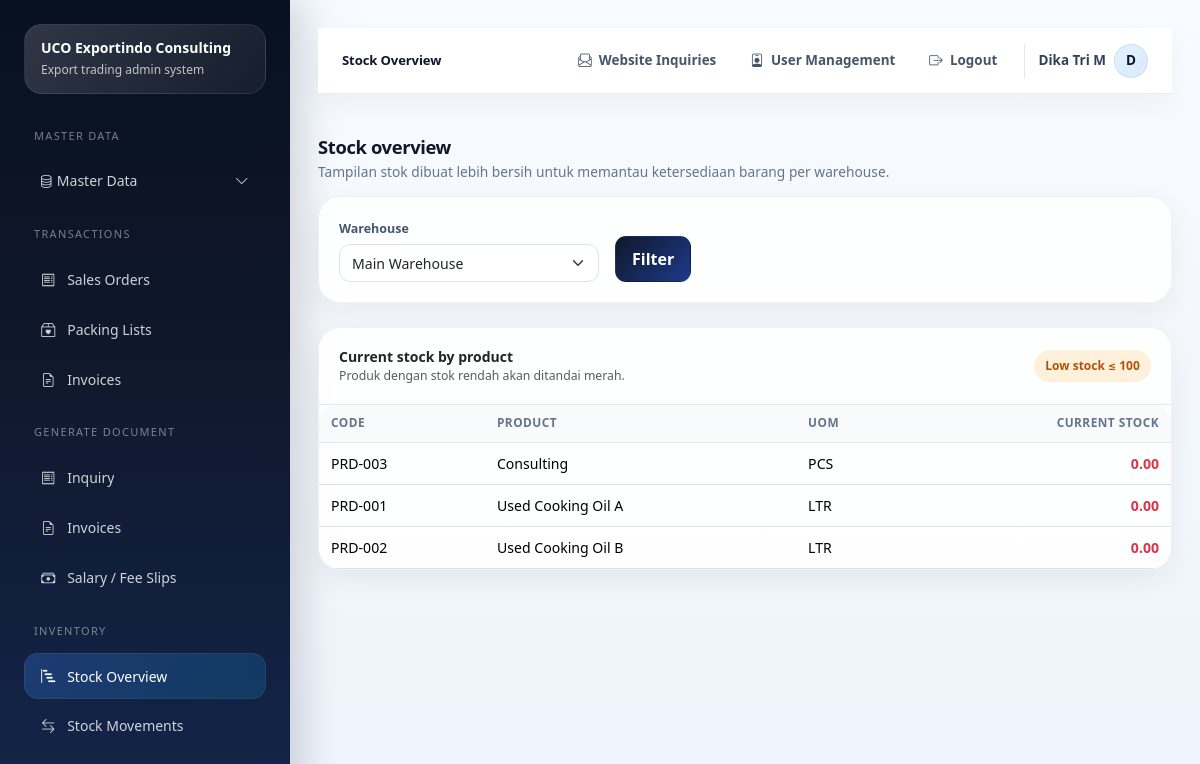
Page /index.php/inventory/stock (signed in) on the committed database.
### tables this page shows
CREATE TABLE IF NOT EXISTS `products` (
  `id` int NOT NULL AUTO_INCREMENT,
  `code` varchar(50) NOT NULL,
  `product_name` varchar(150) NOT NULL,
  `description` text,
  `image` varchar(255) DEFAULT NULL,
  `uom_id` int DEFAULT NULL,
  `sales_price` decimal(18,2) NOT NULL DEFAULT '0.00',
  `nw_unit` decimal(18,4) NOT NULL DEFAULT '0.0000',
  `gw_unit` decimal(18,4) NOT NULL DEFAULT '0.0000',
  `cbm_unit` decimal(18,4) NOT NULL DEFAULT '0.0000',
  `package_unit` decimal(18,4) NOT NULL DEFAULT '0.0000',
  `is_active` tinyint(1) NOT NULL DEFAULT '1',
  `created_at` timestamp NULL DEFAULT CURRENT_TIMESTAMP,
  PRIMARY KEY (`id`),
  KEY `fk_products_uom` (`uom_id`),
  CONSTRAINT `fk_products_uom` FOREIGN KEY (`uom_id`) REFERENCES `uoms` (`id`) ON DELETE SET NULL
);

CREATE TABLE IF NOT EXISTS `uoms` (
  `id` int NOT NULL AUTO_INCREMENT,
  `uom_name` varchar(50) NOT NULL,
  PRIMARY KEY (`id`)
);

### application/core/MY_Controller.php (called while the page is built, shortened)
<?php
class MY_Controller extends CI_Controller
{
    protected $user;
    public function __construct()
    {
        $this->user = $this->session->userdata('user');
    }
    protected function render($view, $data = [], $layout = 'admin')
    {
        $data['current_user'] = $this->user;
        $this->load->view('templates/admin_header', $data);
        $this->load->view($view, $data);
        $this->load->view('templates/admin_footer', $data);
    }
}

### application/controllers/Inventory.php (called while the page is built, shortened)
<?php
class Inventory extends MY_Controller
{
    public function stock()
    {
        $data['page_title'] = 'Stock Overview';
        $data['warehouse_id'] = (int)($this->input->get('warehouse_id') ?: 1);
        $data['warehouses'] = $this->inv->warehouses();
        $data['rows'] = $this->inv->stock_overview($data['warehouse_id']);
        $this->render('admin/inventory/stock', $data);
    }
}

### index.php (called while the page is built, shortened)
<?php
require BASEPATH . 'core/CodeIgniter.php';

### application/models/Inventory_model.php (called while the page is built, shortened)
<?php
class Inventory_model extends CI_Model
{
    public function warehouses()
    {
        return $this->db->order_by('warehouse_name', 'ASC')->get_where('warehouses', ['is_active' => 1])->result_array();
    }
    public function stock_overview($warehouse_id)
    {
        return $this->db->query("SELECT p.id, p.code, p.product_name, u.uom_name,
            COALESCE(SUM(CASE WHEN sm.warehouse_id=? THEN sm.qty_in-sm.qty_out ELSE 0 END),0) AS stock
            FROM products p
            LEFT JOIN uoms u ON u.id=p.uom_id
            LEFT JOIN stock_movements sm ON sm.product_id=p.id
            WHERE p.is_active=1
            GROUP BY p.id
            ORDER BY p.product_name ASC", [$warehouse_id])->result_array();
    }
}

### application/helpers/uco_helper.php (called while the page is built, shortened)
<?php
function e($str)
{
    return htmlspecialchars((string)$str, ENT_QUOTES, 'UTF-8');
}
function format_money($amount, $decimals = 2)
{
    return number_format((float)$amount, $decimals, '.', ',');
}

### application/views/admin/inventory/stock.php (the view)
<div class="section-block">
    <div class="section-head">
        <div>
            <h3>Stock overview</h3>
            <p>Tampilan stok dibuat lebih bersih untuk memantau ketersediaan barang per warehouse.</p>
        </div>
    </div>
    <div class="card shadow-sm mb-4">
        <div class="card-body">
            <form method="get" class="row g-3 align-items-end">
                <div class="col-md-4"><label class="form-label">Warehouse</label><select name="warehouse_id" class="form-select"><?php foreach ($warehouses as $w): ?><option value="<?= e($w['id']); ?>" <?= $warehouse_id === (int)$w['id'] ? 'selected' : ''; ?>><?= e($w['warehouse_name']); ?></option><?php endforeach; ?></select></div>
                <div class="col-md-2"><button class="btn btn-dark">Filter</button></div>
            </form>
        </div>
    </div>
    <div class="card shadow-sm">
        <div class="card-header d-flex justify-content-between align-items-center">
            <div>
                <strong>Current stock by product</strong>
                <div class="text-muted small">Produk dengan stok rendah akan ditandai merah.</div>
            </div>
            <span class="badge-soft badge-soft-warning">Low stock ≤ 100</span>
        </div>
        <div class="card-body p-0">
            <div class="table-responsive">
                <table class="table table-sm mb-0">
                    <thead>
                        <tr>
                            <th>Code</th>
                            <th>Product</th>
                            <th>UOM</th>
                            <th class="text-end">Current Stock</th>
                        </tr>
                    </thead>
                    <tbody><?php if (!$rows): ?><tr><td colspan="4" class="empty-state">Belum ada data stok.</td></tr><?php endif; ?><?php foreach ($rows as $row): ?><tr>
                        <td><?= e($row['code']); ?></td>
                        <td><?= e($row['product_name']); ?></td>
                        <td><?= e($row['uom_name']); ?></td>
                        <td class="text-end <?= ((float)$row['stock']) <= 100 ? 'text-danger fw-bold' : 'fw-semibold'; ?>"><?= format_money($row['stock'], 2); ?></td>
                    </tr><?php endforeach; ?></tbody>
                </table>
            </div>
        </div>
    </div>
</div>

### assets/css2/app.css (style rules this page uses)
:root { --uco-navy: #0f172a; --uco-navy-2: #111c44; --uco-blue: #1d4ed8; --uco-cyan: #0ea5e9; --uco-green: #10b981; --uco-warning: #f59e0b; --uco-danger: #ef4444; --uco-light: #f8fafc; --uco-line: #e2e8f0; --uco-text: #0f172a; --uco-muted: #64748b; --uco-card: #ffffff; --uco-shadow: 0 20px 45px rgba(15, 23, 42, .08); }
html, body { height: 100%; }
body { font-size: 14px; color: var(--uco-text); background: radial-gradient(circle at top left, rgba(14, 165, 233, .08), transparent 26%), linear-gradient(180deg, #f8fbff 0%, #eef4fb 100%); }
.glass-card, .card, .login-card, .public-soft-card { border: 1px solid rgba(15, 23, 42, .06) !important; border-radius: 22px !important; box-shadow: var(--uco-shadow) !important; }
.card, .glass-card { background: rgba(255,255,255,.9); overflow: hidden; }
.card .card-header { background: transparent !important; border-bottom: 1px solid var(--uco-line); padding: 18px 20px; }
.card .card-body { padding: 20px; }
.table-responsive { border-radius: 18px; }
.table-sm td, .table-sm th { vertical-align: middle; padding: .85rem .9rem; }
.table thead th { background: #f8fafc; color: #334155; font-size: 12px; text-transform: uppercase; letter-spacing: .03em; border-bottom: 1px solid var(--uco-line); }
.badge-soft { padding: .45rem .7rem; border-radius: 999px; font-weight: 600; font-size: 12px; }
.badge-soft-warning { background: rgba(245,158,11,.14); color: #b45309; }
.section-block { margin-bottom: 24px; }
.section-head { display: flex; justify-content: space-between; gap: 14px; align-items: end; margin-bottom: 14px; }
.section-head h3 { font-size: 1.05rem; margin: 0; font-weight: 700; }
.section-head p { margin: 4px 0 0; color: var(--uco-muted); font-size: 13px; }
.form-control, .form-select { min-height: 44px; border-radius: 14px; border-color: #dbe4f0; box-shadow: none !important; }
.form-label { font-weight: 600; color: #334155; margin-bottom: .45rem; }
.btn { border-radius: 14px; padding: .62rem 1rem; font-weight: 600; }
.btn-dark { background: linear-gradient(135deg, #0f172a, #1e3a8a); border-color: transparent; }

### application/views/templates/admin_header.php (style rules this page uses)
html { overflow-y: scroll; }
body { overflow-x: hidden; }
.section-block { margin-bottom: 1.35rem; }
.section-head { display: flex; align-items: center; justify-content: space-between; gap: 1rem; margin-bottom: .85rem; }
.section-head h3 { margin-bottom: .15rem; font-size: 1.15rem; font-weight: 800; letter-spacing: -.02em; }
.section-head p { margin-bottom: 0; font-size: .86rem; color: #64748b; }
.card { border: 1px solid rgba(15, 23, 42, .08); border-radius: 18px; }
.card.shadow-sm { box-shadow: 0 10px 30px rgba(15, 23, 42, .055) !important; }
.card-body { padding: 1.1rem; }
.form-label { margin-bottom: .32rem; font-size: .78rem; font-weight: 700; color: #475569; }
.form-control, .form-select { min-height: 38px; border-radius: 11px; border-color: #dbe3ef; font-size: .88rem; }
.btn { border-radius: 11px; font-weight: 700; display: inline-flex; align-items: center; justify-content: center; gap: .35rem; }
.table-responsive { overflow-x: auto; }
.table { --bs-table-bg: transparent; font-size: .88rem; }
.table> :not(caption)>*>* { padding: .62rem .75rem; vertical-align: middle; }
.table thead th { font-size: .74rem; text-transform: uppercase; letter-spacing: .04em; color: #64748b; background: #f8fafc; border-bottom: 1px solid #e2e8f0; white-space: nowrap; }

### rows in the picture
products: code "PRD-003", product_name "Consulting", uom.uom_name "PCS", stock "0.00"
products: code "PRD-001", product_name "Used Cooking Oil A", uom.uom_name "LTR", stock "0.00"
products: code "PRD-002", product_name "Used Cooking Oil B", uom.uom_name "LTR", stock "0.00"

### other values in the picture
$page_title "Stock Overview"
isset($u['nama']) ? $u['nama'] : 'Admin' "Dika Tri M"
substr((string)(isset($u['nama']) ? $u['nama'] : 'A'), 0, 1) "D"
form field warehouse_id "Main Warehouse"
